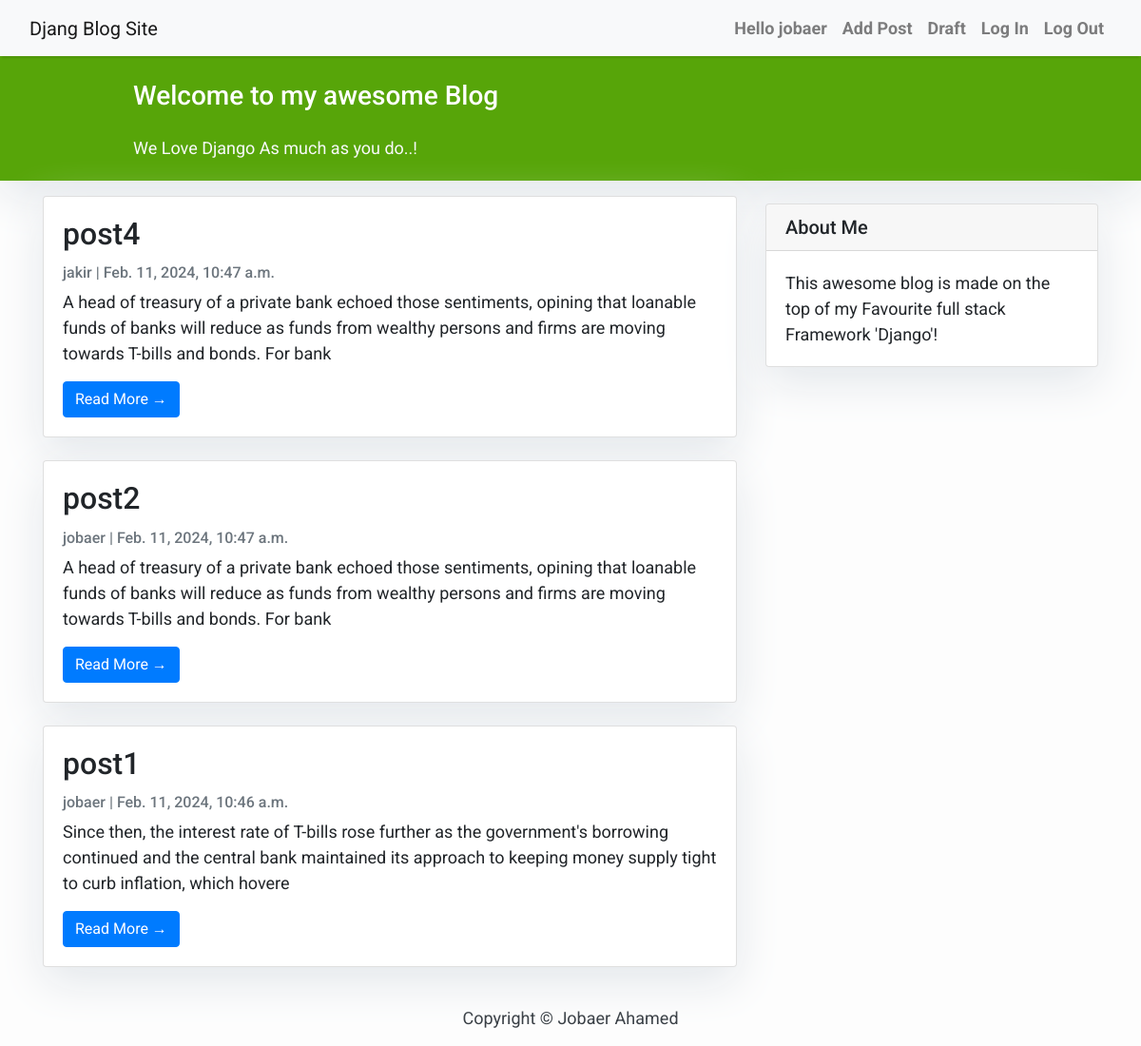
The app's page / (signed in) with its own data.
### accounts/models.py (models this page shows)
class CustomUser(AbstractUser):
    email = models.EmailField(_('email address'), unique = True)

### blog/models.py (models this page shows, shortened)
class Post(models.Model):
    title = models.CharField(max_length = 200 , unique = True)
    slug = models.SlugField(max_length=200, unique=True,null=False)
    author = models.ForeignKey(User, on_delete = models.CASCADE ,related_name='blog_posts')
    content = models.TextField()
    created_on = models.DateTimeField(auto_now_add=True)
    updated_on = models.DateTimeField(auto_now= True)
    status = models.IntegerField(choices = STATUS, default = 0)
    class Meta:
        ordering = ['-created_on']

### blog/views.py (the view)
# urls.py: path('', PostListView.as_view(), name='home'),
class PostListView(ListView):
    queryset = Post.objects.filter(status=1).order_by('-created_on')
    template_name= 'index.html'

### templates/index.html (shortened to what this page needs)
{% extends "base.html" %}
{% block content %}
<header class="masthead">
    <div class="container">
        <div class="row">
            <div class=" col-md-8 col-md-10 mx-auto">
                <div class="site-heading">
                    <h3 class=" site-heading my-4 mt-3 text-white"> Welcome to my awesome Blog </h3>
                    <p class="text-light">We Love Django As much as you do..! &nbsp
                    </p>
                </div>
            </div>
        </div>
    </div>
</header>
<div class="container">
    <div class="row">
        <div class="col-md-8 mt-3 left">
            {% for post in post_list %}
            <div class="card mb-4">
                <div class="card-body">
                    <h2 class="card-title">{{ post.title }}</h2>
                    <p class="card-text text-muted h6">{{ post.author }} | {{ post.created_on}} </p>
                    <p class="card-text">{{post.content|slice:":200" }}</p>
                    <a href="{% url 'post_detail' post.slug  %}" class="btn btn-primary">Read More &rarr;</a>
                </div>
            </div>
            {% endfor %}
        </div>
        {% block sidebar %} {% include 'sidebar.html' %} {% endblock sidebar %}
    </div>
</div>
{%endblock%}

### templates/base.html (shortened to what this page needs)
<!DOCTYPE html>
<html>
    <head>
        <link rel="stylesheet" href="https://maxcdn.bootstrapcdn.com/bootstrap/4.0.0/css/bootstrap.min.css"
 />
    </head>
    <body>
        <nav  class="navbar navbar-expand-lg navbar-light bg-light shadow" id="mainNav">
            <div  class="container-fluid">
                <a class="navbar-brand"  href="{% url 'home' %}">Djang Blog Site </a>
              <div class="collapse navbar-collapse" id="navbarResponsive">
                    <ul class="navbar-nav ml-auto">
                        {% if user.is_authenticated %}
                        <li class="nav-item text-black">
                            <a class="nav-link text-black font-weight-bold" href="#">Hello {{ user.username }}</a>
                        </li>
                        <li class="nav-item text-black">
                            <a class="nav-link text-black font-weight-bold" href="{% url 'post_new'%}">Add Post</a>
                        </li>
                        <li class="nav-item text-black">
                            <a class="nav-link text-black font-weight-bold" href="{% url 'draftpost'%}">Draft</a>
                        </li>
                        {%else %}
                         <li class="nav-item text-black">
                            <a class="nav-link text-black font-weight-bold" href="{% url 'signup'%}">Sign Up</a>
                        </li>
                        {% endif %}
                        <li class="nav-item text-black">
                            <a class="nav-link text-black font-weight-bold" href="{% url 'login' %}">Log In</a>
                        </li>
                        <li class="nav-item text-black">
                            <a class="nav-link text-black font-weight-bold" href="{% url 'logout' %}">Log Out</a>
                        </li>
                    </ul>
                </div>
            </div>
        </nav>
        {% block content %}{% endblock content %}
        <footer class="py-3 bg-grey">
            <p class="m-0 text-dark text-center ">Copyright &copy; Jobaer Ahamed</p>
        </footer>
    </body>
</html>

### templates/base.html (style rules this page uses)
body { font-family: "Roboto", sans-serif; font-size: 17px; background-color: #fdfdfd; }
.shadow { box-shadow: 0 4px 2px -2px rgba(0, 0, 0, 0.1); }
.masthead { background: #57A509; height: auto; padding-bottom: 5px; box-shadow: 0 16px 48px #E3E7EB; padding-top: 1px; }

### templates/index.html (style rules this page uses)
body { font-family: "Roboto", sans-serif; font-size: 18px; background-color: #fdfdfd; }
.card { box-shadow: 0 16px 48px #E3E7EB; }

### templates/sidebar.html (style rules this page uses)
.card { box-shadow: 0 16px 48px #E3E7EB; }

### records on screen
CustomUser: username "jobaer"
Post: title "post4", author "jakir", created_on "Feb. 11, 2024, 10:47 a.m.", content "A head of treasury of a private bank echoed those sentiments, opining that loanable funds of banks will reduce as funds from wealthy persons and firms are moving towards T-bills and bonds. For bank"
Post: title "post2", author "jobaer", created_on "Feb. 11, 2024, 10:47 a.m.", content "A head of treasury of a private bank echoed those sentiments, opining that loanable funds of banks will reduce as funds from wealthy persons and firms are moving towards T-bills and bonds. For bank"
Post: title "post1", author "jobaer", created_on "Feb. 11, 2024, 10:46 a.m.", content "Since then, the interest rate of T-bills rose further as the government's borrowing continued and the central bank maintained its approach to keeping money supply tight to curb inflation, which hovere"
